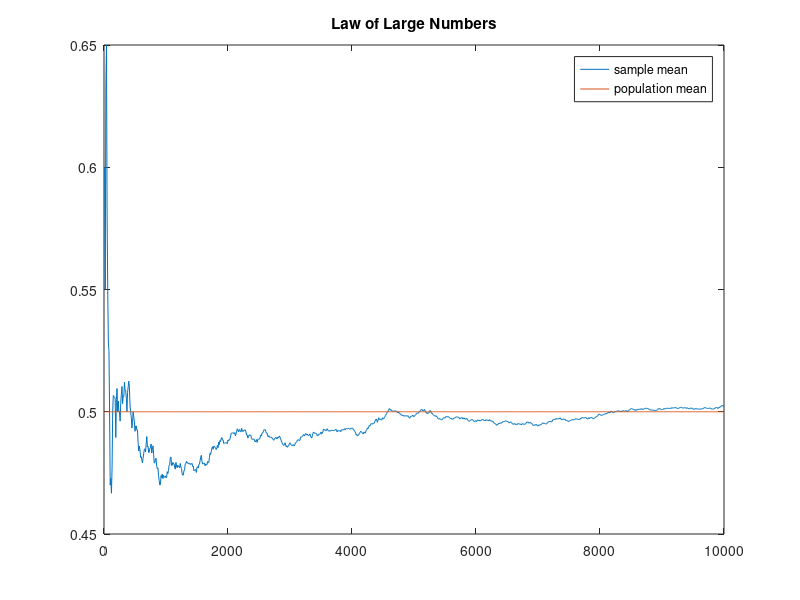

MATLAB code for this plot:
%%%%LLN%%%%%%%%

number_of_trials=10:10:10000;
%linear space that starts from 10 to 10000 but with width 10

x_bar=[];

for j=1:length(number_of_trials)
    rng(1);% seed number    
    unif_j=rand(number_of_trials(j),1);
    %rand: randomly generated number from a unifrom distribution
    %randn: randomly generated number from a standard normal distribution
    toss_j=(unif_j<=0.5);
    x_bar(j)=mean(toss_j);
end

true=0.5*ones(1,length(number_of_trials));
plot(number_of_trials,x_bar,number_of_trials, true)
title('Law of Large Numbers')
legend('sample mean','population mean')